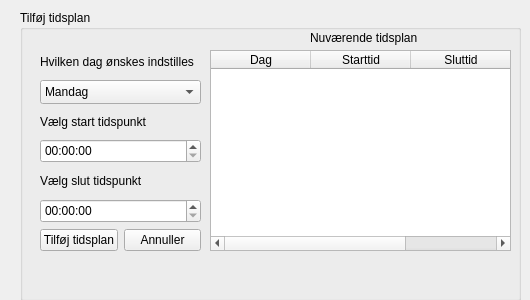
<?xml version="1.0" encoding="UTF-8"?>
<ui version="4.0">
 <class>AddEntry</class>
 <widget class="QWidget" name="AddEntry">
  <property name="geometry">
   <rect>
    <x>0</x>
    <y>0</y>
    <width>530</width>
    <height>300</height>
   </rect>
  </property>
  <property name="sizePolicy">
   <sizepolicy hsizetype="Fixed" vsizetype="Fixed">
    <horstretch>0</horstretch>
    <verstretch>0</verstretch>
   </sizepolicy>
  </property>
  <property name="windowTitle">
   <string>Form</string>
  </property>
  <widget class="QGroupBox" name="groupBox">
   <property name="geometry">
    <rect>
     <x>20</x>
     <y>10</y>
     <width>501</width>
     <height>291</height>
    </rect>
   </property>
   <property name="title">
    <string>Tilføj tidsplan</string>
   </property>
   <widget class="QLabel" name="label_4">
    <property name="geometry">
     <rect>
      <x>290</x>
      <y>20</y>
      <width>131</width>
      <height>16</height>
     </rect>
    </property>
    <property name="text">
     <string>Nuværende tidsplan</string>
    </property>
   </widget>
   <widget class="QWidget" name="layoutWidget">
    <property name="geometry">
     <rect>
      <x>20</x>
      <y>40</y>
      <width>161</width>
      <height>201</height>
     </rect>
    </property>
    <layout class="QVBoxLayout" name="verticalLayout">
     <item>
      <widget class="QLabel" name="label">
       <property name="text">
        <string>Hvilken dag ønskes indstilles</string>
       </property>
      </widget>
     </item>
     <item>
      <widget class="QComboBox" name="comboBox">
       <property name="enabled">
        <bool>true</bool>
       </property>
       <property name="sizePolicy">
        <sizepolicy hsizetype="Minimum" vsizetype="Minimum">
         <horstretch>0</horstretch>
         <verstretch>0</verstretch>
        </sizepolicy>
       </property>
       <item>
        <property name="text">
         <string>Mandag</string>
        </property>
       </item>
       <item>
        <property name="text">
         <string>Tirsdag</string>
        </property>
       </item>
       <item>
        <property name="text">
         <string>Onsdag</string>
        </property>
       </item>
       <item>
        <property name="text">
         <string>Torsdag</string>
        </property>
       </item>
       <item>
        <property name="text">
         <string>Fredag</string>
        </property>
       </item>
       <item>
        <property name="text">
         <string>Lørdag</string>
        </property>
       </item>
       <item>
        <property name="text">
         <string>Søndag</string>
        </property>
       </item>
      </widget>
     </item>
     <item>
      <widget class="QLabel" name="label_2">
       <property name="text">
        <string>Vælg start tidspunkt</string>
       </property>
      </widget>
     </item>
     <item>
      <widget class="QTimeEdit" name="StartTime">
       <property name="sizePolicy">
        <sizepolicy hsizetype="Minimum" vsizetype="Minimum">
         <horstretch>0</horstretch>
         <verstretch>0</verstretch>
        </sizepolicy>
       </property>
      </widget>
     </item>
     <item>
      <widget class="QLabel" name="label_3">
       <property name="text">
        <string>Vælg slut tidspunkt </string>
       </property>
      </widget>
     </item>
     <item>
      <widget class="QTimeEdit" name="EndTime">
       <property name="sizePolicy">
        <sizepolicy hsizetype="Minimum" vsizetype="Minimum">
         <horstretch>0</horstretch>
         <verstretch>0</verstretch>
        </sizepolicy>
       </property>
      </widget>
     </item>
     <item>
      <layout class="QHBoxLayout" name="horizontalLayout">
       <item>
        <widget class="QPushButton" name="pushButton">
         <property name="text">
          <string>Tilføj tidsplan</string>
         </property>
        </widget>
       </item>
       <item>
        <widget class="QPushButton" name="pushButton_2">
         <property name="text">
          <string>Annuller</string>
         </property>
        </widget>
       </item>
      </layout>
     </item>
    </layout>
   </widget>
   <widget class="QTableWidget" name="entry_Table">
    <property name="geometry">
     <rect>
      <x>190</x>
      <y>40</y>
      <width>301</width>
      <height>201</height>
     </rect>
    </property>
    <property name="sizePolicy">
     <sizepolicy hsizetype="Fixed" vsizetype="Fixed">
      <horstretch>0</horstretch>
      <verstretch>0</verstretch>
     </sizepolicy>
    </property>
    <property name="editTriggers">
     <set>QAbstractItemView::NoEditTriggers</set>
    </property>
    <property name="selectionMode">
     <enum>QAbstractItemView::SingleSelection</enum>
    </property>
    <property name="selectionBehavior">
     <enum>QAbstractItemView::SelectRows</enum>
    </property>
    <attribute name="verticalHeaderVisible">
     <bool>false</bool>
    </attribute>
    <column>
     <property name="text">
      <string>Dag</string>
     </property>
    </column>
    <column>
     <property name="text">
      <string>Starttid</string>
     </property>
    </column>
    <column>
     <property name="text">
      <string>Sluttid</string>
     </property>
    </column>
   </widget>
   <zorder>layoutWidget</zorder>
   <zorder>label_4</zorder>
   <zorder>entry_Table</zorder>
  </widget>
 </widget>
 <resources/>
 <connections/>
</ui>
